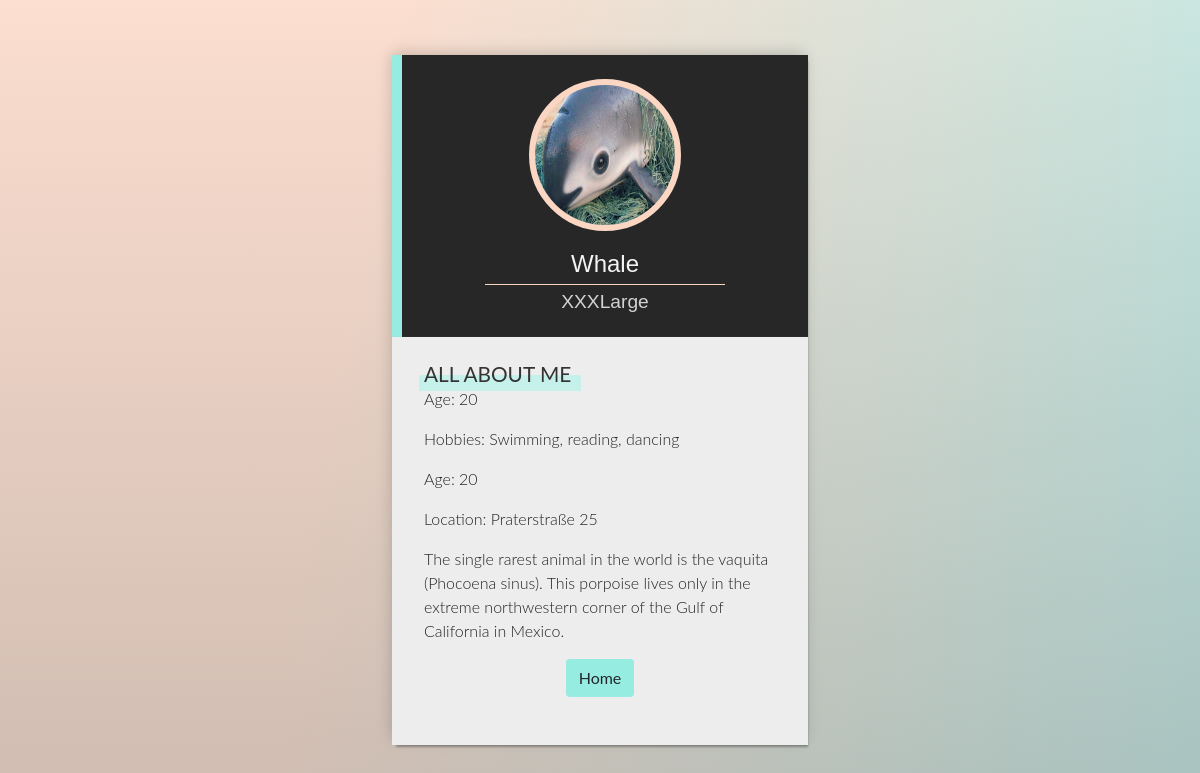
Screenshot of /login/details.php?id=21 with the database file from the repository.
### tables this page shows
CREATE TABLE `animals` (
  `animalId` int(11) NOT NULL,
  `picture` char(250) NOT NULL,
  `location` char(100) NOT NULL,
  `description` char(250) NOT NULL,
  `size` varchar(25) NOT NULL,
  `age` int(11) NOT NULL,
  `hobbies` char(100) NOT NULL,
  `breed` char(50) NOT NULL
);

### login/details.php (the view, shortened to what this page needs)
<?php
require_once "../components/db_connect.php";
if (isset($_GET["id"])){
    $id = $_GET ["id"];
    $sql = "SELECT * FROM animals WHERE animalId = {$id}";
    $result = mysqli_query($connect, $sql);
    $row = mysqli_fetch_assoc($result);
}
?>
<!DOCTYPE html>
<html lang="en">
<head>
    <link rel="stylesheet" href="style.css">
    <?php require_once "../components/boot.php" ?>
</head>
<body>
<div class="side_wrapper">
  <section class="about-dev">
    <header class="profile-card_header">
      <div class="profile-card_header-container">
        <div class="profile-card_header-imgbox">
          <img style="height: 100%" src="../pictures/<?= $row["picture"] ?>" alt="<?= $row["breed"] ?>" />
        </div>
        <h1><?= $row['breed'] ?> <span><?= $row["size"] ?></span></h1>
      </div>
    </header>
    <div class="profile-card_about">
      <h2>All About Me</h2>
      <p>Age: <?= $row["age"] ?></p>
      <p>Hobbies: <?= $row["hobbies"] ?></p>
      <p>Age: <?= $row["age"] ?></p>
      <p>Location: <?= $row["location"] ?></p>
      <p><?= $row["description"] ?></p>
      <div class="d-flex justify-content-center">
      <a href="home.php" class="btn buttoncolor">Home</a>
      </div>
        <div class="social-row">
        </div>
    </div>
  </section>
</div>
</body>
</html>

### login/style.css (style rules this page uses)
* { box-sizing: border-box; }
html { font-size: 100%; }
body { padding: 0; margin: 0; min-height: 100vh; background: -webkit-linear-gradient(transparent, rgba( 110, 110, 110, .3)), -webkit-linear-gradient(350deg, rgba(250, 214, 195, .8) 30%, #B0EAE8 120%); background: linear-gradient(transparent, rgba( 110, 110, 110, .3)), linear-gradient(100deg, rgba(250, 214, 195, .8) 30%, #B0EAE8 120%); }
.about-dev { width: 100%; max-width: 26rem; margin: auto; box-shadow: 2px 4px 2px -2px rgba(0, 0, 0, .3), -2px -4px 15px -2px rgba(0, 0, 0, .2); animation: profile_in 0.8s; }
.profile-card_header-container { max-width: 15rem; margin: auto; }
.profile-card_header { background: #272727; border-left: 0.625rem solid #97ece1; padding: 1.5em 1.5em 1em; text-align: center; }
.profile-card_header-imgbox { display: block; width: 9.5rem; height: 9.5rem; overflow: hidden; border-radius: 50%; margin: auto; background: rgba(250, 214, 195, 1); border: 0.375rem solid rgba(250, 214, 195, 1); }
.profile-card_header img { max-width: 100%; }
.profile-card_header h1 { color: #f3f3f3; font-size: 1.5rem; margin-top: 0.8em; font-family: 'Oswald', sans-serif; font-weight: normal; position: relative; }
.profile-card_header h1 span { font-size: 1.2rem; font-weight: 300; display: block; color: rgba(220, 220, 220, .95); margin-top: 0.25em; padding-top: 0.25em; border-top: 0.075em solid rgba(250, 214, 195, 1); }
.profile-card_about { line-height: 1.5; background: #ededed; padding: 1.5em 2rem; color: #222; font-family: 'Lato', sans-serif; }
.profile-card_about h2 { margin: 0; display: inline-block; color: #333; font-weight: normal; text-transform: uppercase; font-size: 1.3rem; position: relative; z-index: 2; vertical-align: middle; }
.profile-card_about h2::before { content: ''; position: absolute; width: 110%; height: 1rem; background: #c6f1eb; left: -5px; top: 50%; z-index: -1; }
.profile-card_about p { font-weight: 300; }
.social-row { margin-right: 0.5em; }
.buttoncolor { background: #97ece1 !important; }
@media screen and (min-width: 33em) { .side_wrapper { margin: 2rem auto; } }
@media screen and (min-width: 33em) { .profile-card_header { padding: 1.5em 4em 1em; } }
@media screen and (min-height: 46em) { .side_wrapper { width: 100%; max-width: 26rem; margin: 0; position: absolute; top: 50%; left: 50%; transform: translate(-50%, -50%); } }
@media screen and (min-height: 46em) { .about-dev { max-width: 26rem; } }

### rows the page displays
animals: picture (picture), breed "Whale", size "XXXLarge", age "20", hobbies "Swimming, reading, dancing", location "Praterstraße 25", description "The single rarest animal in the world is the vaquita (Phocoena sinus). This porpoise lives only in the extreme northwestern corner of the Gulf of California in Mexico."
